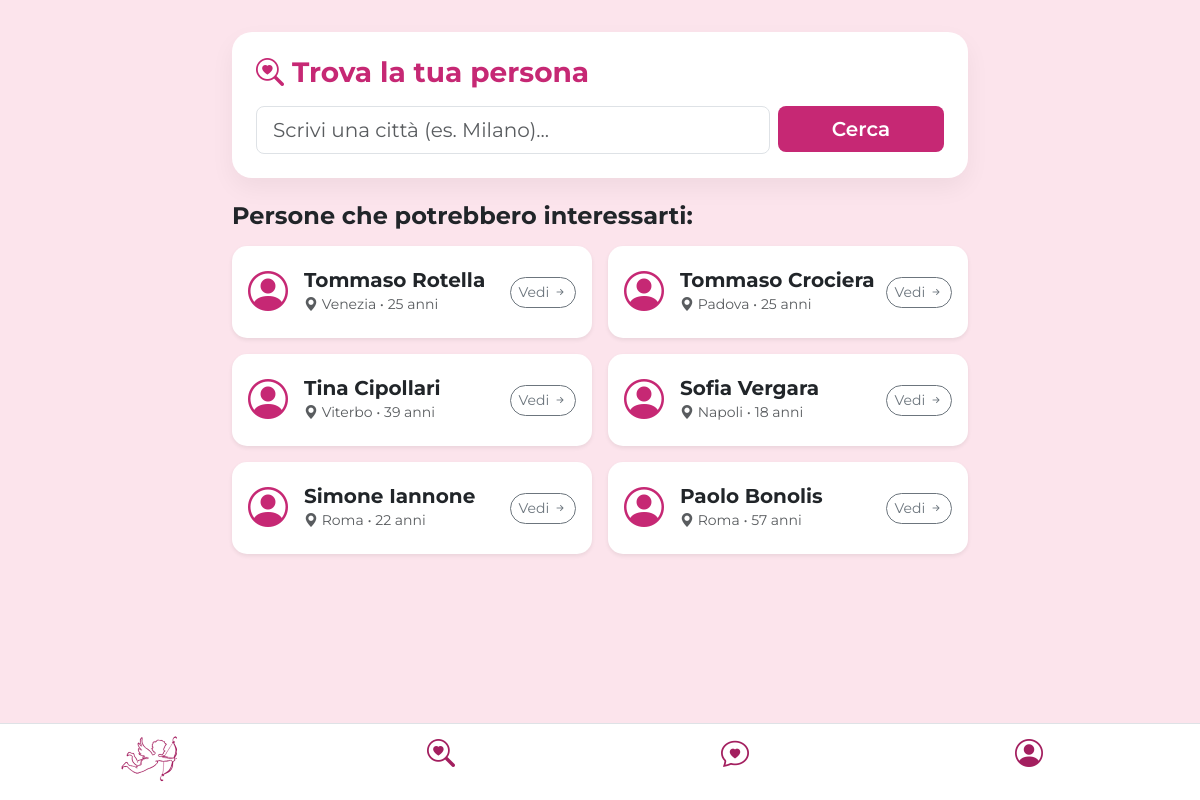
/cerca.php (signed in), run on the app's committed database.
### tables this page shows
CREATE TABLE `datiregistrazione` (
  `id_utente` varchar(30) NOT NULL,
  `email` varchar(30) NOT NULL,
  `password` varchar(30) NOT NULL,
  `nome` varchar(30) NOT NULL,
  `cognome` varchar(30) NOT NULL,
  `sesso` varchar(10) DEFAULT NULL,
  `eta` int(2) NOT NULL,
  `citta` varchar(30) NOT NULL,
  `maxEta` int(2) DEFAULT NULL,
  `distanza` tinyint(1) DEFAULT NULL,
  `sessoP` varchar(30) DEFAULT NULL,
  `relazione` varchar(30) DEFAULT NULL
);

### cerca.php (the view, shortened to what this page needs)
<!DOCTYPE html>
<html lang="en">
<?php
require __DIR__ . "/connessioneDB.php";
$id_loggato = $_SESSION['id_utente'];
$utenti_trovati = [];
$citta_cercata = isset($_GET['citta']) ? trim($_GET['citta']) : '';
if (!empty($citta_cercata)) {
    $stmt = $pdo->prepare("SELECT * FROM datiregistrazione WHERE citta LIKE :citta AND id_utente != :id_loggato");
    $stmt->execute([
        ':citta' => '%' . $citta_cercata . '%',
        ':id_loggato' => $id_loggato
    ]);
    $utenti_trovati = $stmt->fetchAll(PDO::FETCH_ASSOC);
} else {
    $stmt = $pdo->prepare("SELECT * FROM datiregistrazione WHERE id_utente != :id_loggato ORDER BY id_utente DESC LIMIT 6");
    $stmt->execute([':id_loggato' => $id_loggato]);
    $utenti_trovati = $stmt->fetchAll(PDO::FETCH_ASSOC);
}
?>
<!DOCTYPE html>
<html lang="it">
<head>
    <link href="https://cdn.jsdelivr.net/npm/bootstrap@5.3.2/dist/css/bootstrap.min.css" rel="stylesheet">
    <link rel="stylesheet" href="https://cdn.jsdelivr.net/npm/bootstrap-icons@1.11.1/font/bootstrap-icons.css">
</head>
<body>
<div class="container">
    <div class="row justify-content-center">
        <div class="col-md-8">
            <div class="search-card p-4 mb-4">
                <h3 class="fw-bold mb-3" style="color: var(--primary-color);"><i class="bi bi-search-heart"></i> Trova la tua persona </h3>
                <form action="cerca.php" method="GET" class="row g-2">
                    <div class="col-9">
                        <input type="text" name="citta" class="form-control form-control-lg" placeholder="Scrivi una città (es. Milano)..." value="<?= htmlspecialchars($citta_cercata) ?>">
                    </div>
                    <div class="col-3">
                        <button type="submit" class="btn btn-custom btn-lg w-100">Cerca</button>
                    </div>
                </form>
            </div>
            <h4 class="fw-bold mb-3 text-dark">Persone che potrebbero interessarti:</h4>
            <?php if (empty($utenti_trovati)): ?>
                <div class="alert alert-light text-center py-4 shadow-sm rounded-4">
                    <i class="bi bi-emoji-frown fs-2 text-muted"></i>
                    <p class="text-muted mt-2 mb-0">Nessun utente trovato con i filtri selezionati.</p>
                </div>
            <?php else: ?>
                <div class="row g-3">
                    <?php foreach ($utenti_trovati as $utente): ?>
                        <div class="col-12 col-sm-6">
                            <div class="card user-result-card p-3 shadow-sm">
                                <div class="d-flex align-items-center">
                                    <div class="me-3">
                                        <i class="bi bi-person-circle fs-1" style="color: var(--primary-color);"></i>
                                    </div>
                                    <div class="flex-grow-1">
                                        <h5 class="fw-bold mb-0"><?= htmlspecialchars($utente['nome'] . " " . $utente['cognome']) ?></h5>
                                        <small class="text-muted">
                                            <i class="bi bi-geo-alt-fill text-muted"></i> <?= htmlspecialchars($utente['citta']) ?> • <?= htmlspecialchars($utente['eta']) ?> anni
                                        </small>
                                    </div>
                                    <div>
                                        <a href="profiloUtente.php?id=<?= urlencode($utente['id_utente']) ?>" class="btn btn-sm btn-outline-secondary rounded-pill">
                                            Vedi <i class="bi bi-arrow-right-short"></i>
                                        </a>
                                    </div>
                                </div>
                            </div>
                        </div>
                    <?php endforeach; ?>
                </div>
            <?php endif; ?>
        </div>
    </div>
</div>
<nav class="navbar fixed-bottom bg-white border-top">
    <div class="container-fluid">
        <div class="row text-center w-100">
            <div class="col">
                <a href="home.php" class="text-decoration-none text-dark">
                </a>
            </div>
            <div class="col">
                <a href="cerca.php" class="text-decoration-none text-dark">
                    <i class="bi bi-search-heart fs-3" style="color:#a31f5f;"></i>
                </a>
            </div>
            <div class="col">
                <a href="match.php" class="text-decoration-none text-dark">
                    <i class="bi bi-chat-heart fs-3" style="color:#a31f5f;"></i>
                </a>
            </div>
            <div class="col">
                <a href="profilo.php" class="text-decoration-none text-dark">
                    <i class="bi bi-person-circle fs-3" style="color:#a31f5f;"></i>
                </a>
            </div>
        </div>
    </div>
</nav>
</body>
</html>

### cerca.php (style rules this page uses)
:root { --primary-color: #c62874; --accent-color: #fce4ec; }
body { background-color: var(--accent-color); font-family: 'Montserrat', sans-serif; padding-bottom: 100px; }
.search-card { background: white; border-radius: 20px; box-shadow: 0 10px 25px rgba(0,0,0,0.05); margin-top: 2rem; }
.user-result-card { background: white; border-radius: 15px; transition: transform 0.2s, box-shadow 0.2s; border: none; }
.btn-custom { background-color: var(--primary-color); color: white; border: none; font-weight: 600; }

### data on the page
datiregistrazione: nome+cognome "Tommaso Rotella", citta "Venezia", eta "25"
datiregistrazione: nome+cognome "Tommaso Crociera", citta "Padova", eta "25"
datiregistrazione: nome+cognome "Tina Cipollari", citta "Viterbo", eta "39"
datiregistrazione: nome+cognome "Sofia Vergara", citta "Napoli", eta "18"
datiregistrazione: nome+cognome "Simone Iannone", citta "Roma", eta "22"
datiregistrazione: nome+cognome "Paolo Bonolis", citta "Roma", eta "57"
